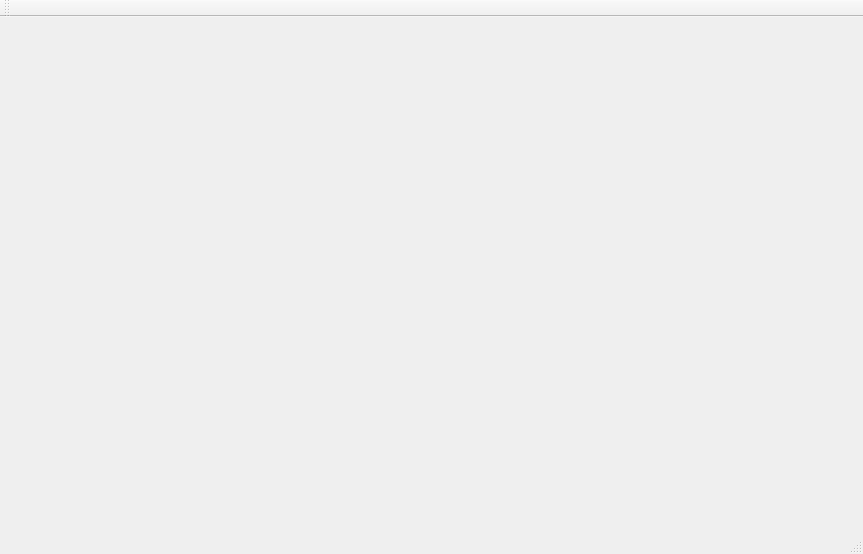
<?xml version="1.0" encoding="UTF-8"?>
<ui version="4.0">
 <class>MainWindow</class>
 <widget class="QMainWindow" name="MainWindow">
  <property name="geometry">
   <rect>
    <x>0</x>
    <y>0</y>
    <width>863</width>
    <height>554</height>
   </rect>
  </property>
  <property name="windowTitle">
   <string>paint</string>
  </property>
  <widget class="PaintWidget" name="centralWidget"/>
  <widget class="QMenuBar" name="menuBar">
   <property name="geometry">
    <rect>
     <x>0</x>
     <y>0</y>
     <width>863</width>
     <height>26</height>
    </rect>
   </property>
   <property name="defaultUp">
    <bool>false</bool>
   </property>
  </widget>
  <widget class="QStatusBar" name="statusBar"/>
  <widget class="ToolBar" name="mainToolBar">
   <property name="orientation">
    <enum>Qt::Horizontal</enum>
   </property>
   <property name="iconSize">
    <size>
     <width>40</width>
     <height>40</height>
    </size>
   </property>
   <attribute name="toolBarArea">
    <enum>TopToolBarArea</enum>
   </attribute>
   <attribute name="toolBarBreak">
    <bool>false</bool>
   </attribute>
  </widget>
 </widget>
 <layoutdefault spacing="6" margin="11"/>
 <customwidgets>
  <customwidget>
   <class>PaintWidget</class>
   <extends>QWidget</extends>
   <header location="global">ui/paintwidget.h</header>
   <container>1</container>
  </customwidget>
  <customwidget>
   <class>ToolBar</class>
   <extends>QToolBar</extends>
   <header location="global">ui/toolbar.h</header>
  </customwidget>
 </customwidgets>
 <resources/>
 <connections/>
</ui>
